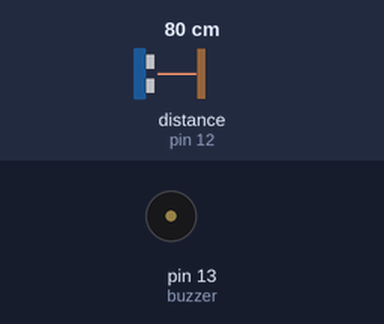
A sketch run on a simulated Arduino Uno, built with avr-gcc and run on an emulated ATmega328P. On the bench: buzzer (waves = sounding, pin HIGH). Wiring (inferred from the names in the program): ultrasonic range finder: trigger pin 11; echo pin 12. The test bench sets the inputs (shaded band); at power-on: distance to the obstacle (sensor on pin 12) 80 cm. The echo pulse lasts 58.3 µs per cm; pins used as bus, display or sensor lines are not drawn.

Above: at 0.8 s.
1.4 s: distance to the obstacle (sensor on pin 12) set to 9 cm
At 1.4 s:
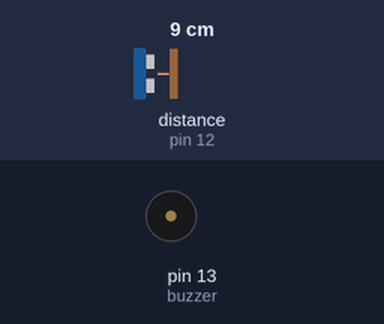
At 1.94 s:
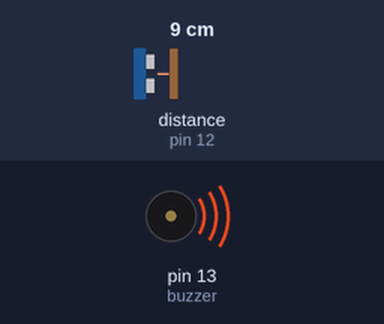
4.6 s: distance to the obstacle (sensor on pin 12) set to 4 cm
Timing chart, 0 to 13.8 s (numbered marks = the images above; inputs shaded):
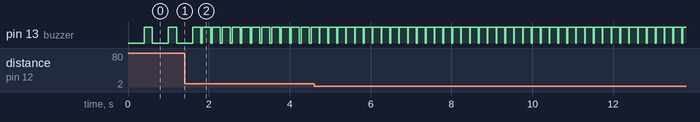

The sketch:

SENSOR_80cm.ino
```cpp
const int trig = 11;
const int echo = 12;
const int buzzer = 13;

long duration;
float distance;

void setup () {
  pinMode(trig, OUTPUT);
  pinMode(echo, INPUT);
  pinMode(buzzer, OUTPUT);
  Serial.begin(9600);
}

void loop () {
  digitalWrite(trig, LOW);
  delayMicroseconds(2);
  digitalWrite(trig, HIGH);
  delayMicroseconds(10);
  digitalWrite(trig, LOW);
  duration = pulseIn(echo, HIGH);
  distance = duration * 0.034 / 2;

  if (distance <= 100) {
     digitalWrite(buzzer, LOW);//noTone(buzzer);
     delay(distance*5);    //digitalWrite(buzzer, HIGH);
     digitalWrite(buzzer, HIGH); //tone(buzzer, 1000, 100);              //delay(600);
     delay(100);              //digitalWrite(buzzer, LOW);
                   //delay(600);
  }
  /*if (distance <= 20){
    noTone(buzzer);//digitalWrite(buzzer, HIGH);
    delay(distance*10);//delay(300);
    tone(buzzer, 200, 100);//digitalWrite(buzzer, LOW);
    delay(50);//delay(300);
    noTone(buzzer);
    delay(50);
  }
  */
  else {
    digitalWrite(buzzer, LOW);
  }
  delay(100);

}
```

Measured:
- after the input at 1.4 s, pin 13 (buzzer): alternates HIGH for 0.20 s and LOW for 0.04 s, starting after 0.44 s
- by itself, pin 13 (buzzer): alternates HIGH for 0.21 s and LOW for 0.39 s
